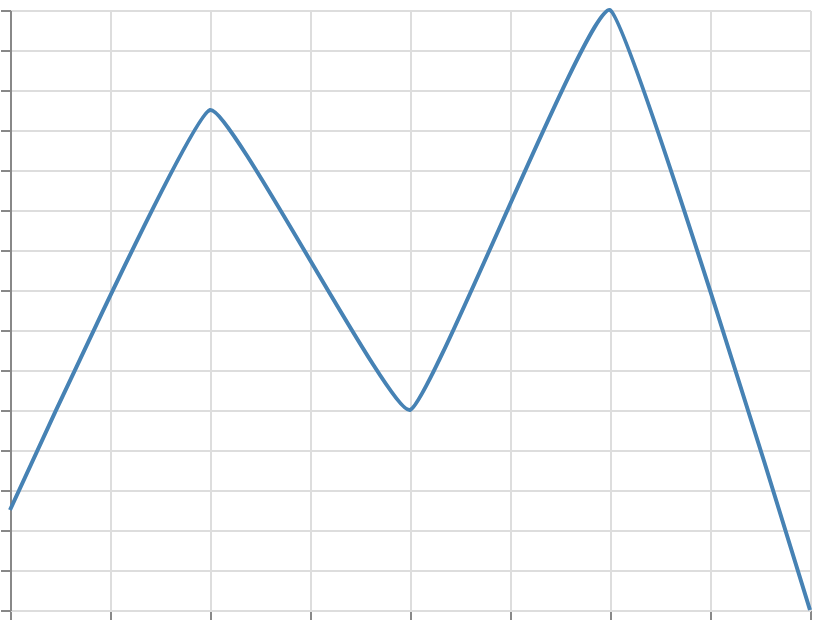

Vega-Lite specification for this chart:
### Vega specification from a JSON file in a GitHub repository (floating-point values rounded to 4 significant figures)
{"$schema": "https://vega.github.io/schema/vega/v6.json", "width": 400, "height": 300, "padding": 5, "autosize": "none", "data": [{"name": "table", "values": [{"x": 0, "y": 5}, {"x": 1, "y": 25}, {"x": 2, "y": 10}, {"x": 3, "y": 30}, {"x": 4, "y": 0}]}], "scales": [{"name": "x", "type": "linear", "domain": {"data": "table", "field": "x"}, "range": "width", "nice": true}, {"name": "y", "type": "linear", "domain": {"data": "table", "field": "y"}, "range": [{"signal": "height"}, 0], "nice": true}], "marks": [{"type": "line", "from": {"data": "table"}, "encode": {"update": {"x": {"scale": "x", "field": "x"}, "y": {"scale": "y", "field": "y"}, "stroke": {"value": "steelblue"}, "strokeWidth": {"value": 2}, "interpolate": {"value": "cardinal"}, "tension": {"value": 0.7}}}}], "axes": [{"scale": "x", "orient": "bottom", "grid": true, "labels": false}, {"scale": "y", "orient": "left", "grid": true, "labels": false}]}
